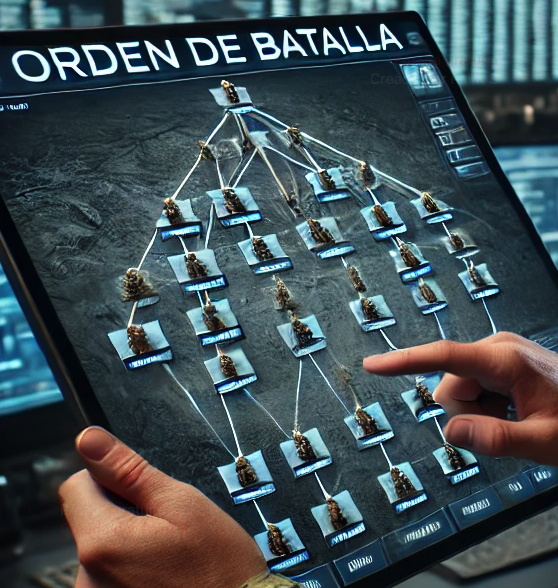
#> input picture Client/image/CO.png, 558 x 588 px
$ python -i detector_proyeccion_auto.py   (imports and definitions only)
#> lines starting #> are read from the running program, lines starting #| are printed output that depends on the picture; after the words box and inside, x2 and y2 are one past the last pixel; in counts of white or black regions, pixels touching at a corner belong together
#> further down, picture is the input picture: shape (588, 558, 3); mean B, G, R 84.4, 79.1, 64.1
#!/usr/bin/env python3
"""
Sistema de Reconocimiento Automático de Proyección
================================================

Detecta automáticamente los límites de una proyección en mesa
usando análisis de bordes y detección de contornos.

Características:
- Detección automática de rectángulo de proyección
- Calibración automática de esquinas
- Fallback a calibración manual si es necesario
- Optimización de transformación perspectiva

Autor: Sistema MAIRA
Versión: 1.0
"""

import cv2
import numpy as np
import logging
import time
from typing import Tuple, List, Optional, Dict
from dataclasses import dataclass

logger = logging.getLogger(__name__)

@dataclass
class EsquinasProyeccion:
    """Coordenadas de las 4 esquinas de la proyección"""
    superior_izquierda: Tuple[int, int]
    superior_derecha: Tuple[int, int]
    inferior_derecha: Tuple[int, int]
    inferior_izquierda: Tuple[int, int]

    # [8 lines left out: function as_array, not called in this run]

class DetectorProyeccionAutomatico:
    """
    Detecta automáticamente los límites de una proyección en mesa
    """

    def __init__(self):
        self.esquinas_detectadas: Optional[EsquinasProyeccion] = None
        self.confianza_deteccion: float = 0.0
        self.matriz_transformacion: Optional[np.ndarray] = None

        # Parámetros de detección
        self.min_area_proyeccion = 50000  # Área mínima del rectángulo
        self.umbral_canny_bajo = 50
        self.umbral_canny_alto = 150
        self.epsilon_aproximacion = 0.02  # Para aproximar contorno a rectángulo

    def detectar_proyeccion(self, frame: np.ndarray,
                          mostrar_debug: bool = False) -> Tuple[bool, Optional[EsquinasProyeccion]]:
        """
        Detecta automáticamente los límites de la proyección

        Args:
            frame: Frame de la cámara
            mostrar_debug: Si mostrar ventanas de debug

        Returns:
            (deteccion_exitosa, esquinas_detectadas)
        """
#> called with mostrar_debug = False
        try:
            # 1. Preprocesamiento
            gray = cv2.cvtColor(frame, cv2.COLOR_BGR2GRAY)
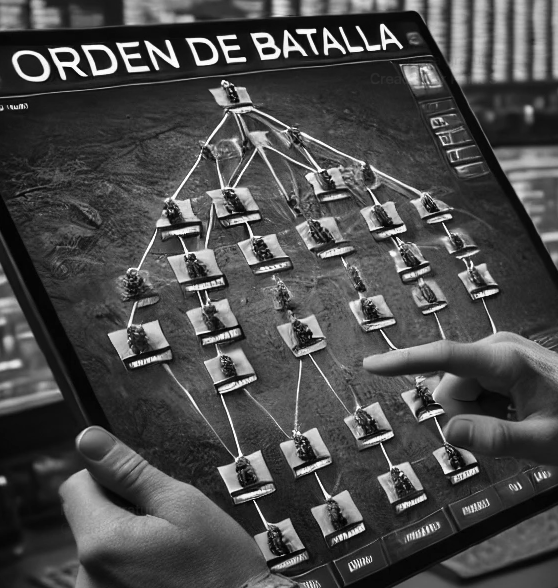
#> gray: shape (588, 558); min 0, max 255, mean 75.2
            blurred = cv2.GaussianBlur(gray, (5, 5), 0)
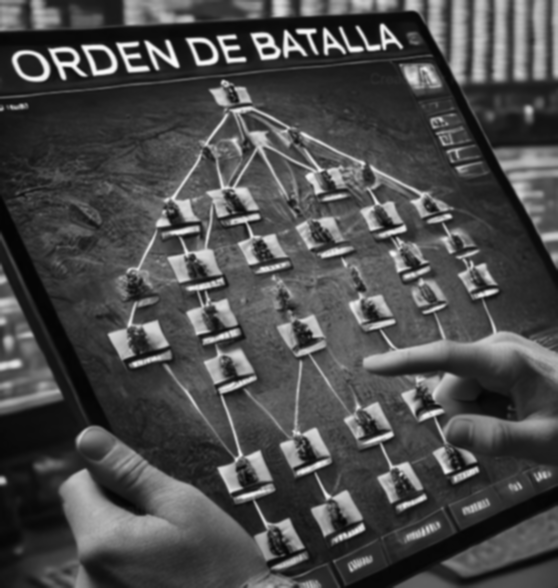
#> blurred: shape (588, 558); min 3, max 251, mean 75.2

            # 2. Detección de bordes
            edges = cv2.Canny(blurred, self.umbral_canny_bajo, self.umbral_canny_alto)
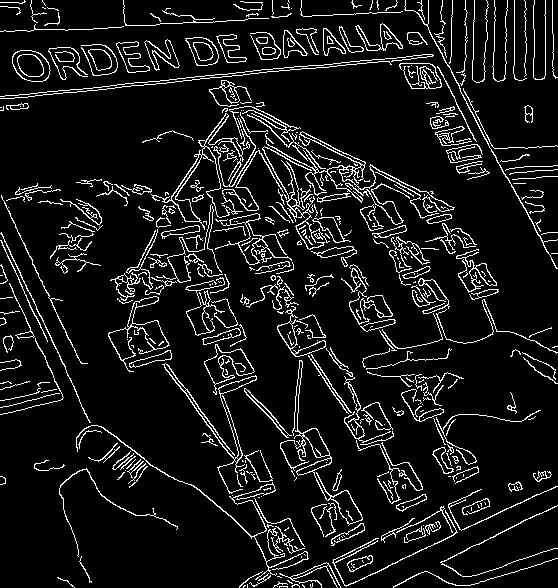
#> edges: shape (588, 558); 9% white in thin lines or dots

            # 3. Dilatación para conectar bordes
            kernel = np.ones((3, 3), np.uint8)
            dilated = cv2.dilate(edges, kernel, iterations=2)
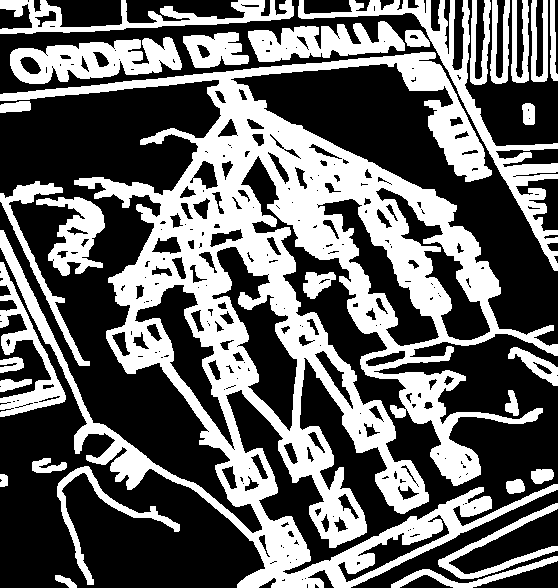
#> dilated: shape (588, 558); 39.8% white; 30 white regions

            # 4. Encontrar contornos
            contornos, _ = cv2.findContours(dilated, cv2.RETR_EXTERNAL, cv2.CHAIN_APPROX_SIMPLE)
#> contornos = 30 contours; largest, box (x1, y1, x2, y2) and area: (0, 52, 558, 588) 113706, (298, 0, 558, 271) 5938, (10, 37, 182, 84) 5003, (248, 21, 405, 62) 3560, (0, 0, 294, 34) 3268

            # 5. Filtrar contornos por área
            contornos_grandes = [c for c in contornos if cv2.contourArea(c) > self.min_area_proyeccion]
#> contornos_grandes = 1 contour; box (x1, y1, x2, y2) and area: (0, 52, 558, 588) 113706

            if not contornos_grandes:
                logger.warning("No se encontraron contornos suficientemente grandes")
                return False, None

            # 6. Encontrar el contorno más rectangular
            mejor_contorno = None
            mejor_puntuacion = 0

            for contorno in contornos_grandes:
                # Aproximar contorno a polígono
                epsilon = self.epsilon_aproximacion * cv2.arcLength(contorno, True)
                approx = cv2.approxPolyDP(contorno, epsilon, True)

                # Buscar rectángulos (4 vértices)
                if len(approx) == 4:
                    # Calcular puntuación basada en área y regularidad
                    area = cv2.contourArea(contorno)
                    perimetro = cv2.arcLength(contorno, True)
                    regularidad = 4 * np.pi * area / (perimetro * perimetro)  # Círculo perfecto = 1

                    puntuacion = area * regularidad

                    if puntuacion > mejor_puntuacion:
                        mejor_puntuacion = puntuacion
                        mejor_contorno = approx
#> this loop made 1 pass
#> epsilon on pass 1: 171.5
#> after the loop, mejor_puntuacion = 0

            if mejor_contorno is None:
                logger.warning("No se detectó un rectángulo válido")
                return False, None

            # 7. Ordenar esquinas en orden: TL, TR, BR, BL
            esquinas = self._ordenar_esquinas(mejor_contorno.reshape(4, 2))

            # 8. Validar que las esquinas formen un rectángulo razonable
            if not self._validar_rectangulo(esquinas):
                logger.warning("El rectángulo detectado no es válido")
                return False, None

            # 9. Crear objeto EsquinasProyeccion
            esquinas_obj = EsquinasProyeccion(
                superior_izquierda=tuple(esquinas[0]),
                superior_derecha=tuple(esquinas[1]),
                inferior_derecha=tuple(esquinas[2]),
                inferior_izquierda=tuple(esquinas[3])
            )

            # 10. Calcular confianza
            self.confianza_deteccion = min(mejor_puntuacion / 100000, 1.0)

            # 11. Mostrar debug si es necesario
            if mostrar_debug:
                self._mostrar_debug(frame, edges, mejor_contorno, esquinas)

            self.esquinas_detectadas = esquinas_obj
            logger.info(f"Proyección detectada con confianza: {self.confianza_deteccion:.2f}")

            return True, esquinas_obj

        except Exception as e:
            logger.error(f"Error en detección automática: {e}")
            return False, None

    # [117 lines left out: functions _ordenar_esquinas, _validar_rectangulo, _mostrar_debug, calcular_transformacion, transformar_coordenadas, not called in this run]

# Ejemplo de uso
# [35 lines not run here, left out]

>>> import cv2
>>> picture = cv2.imread('../../Client/image/CO.png')
>>> result = DetectorProyeccionAutomatico().detectar_proyeccion(picture)
